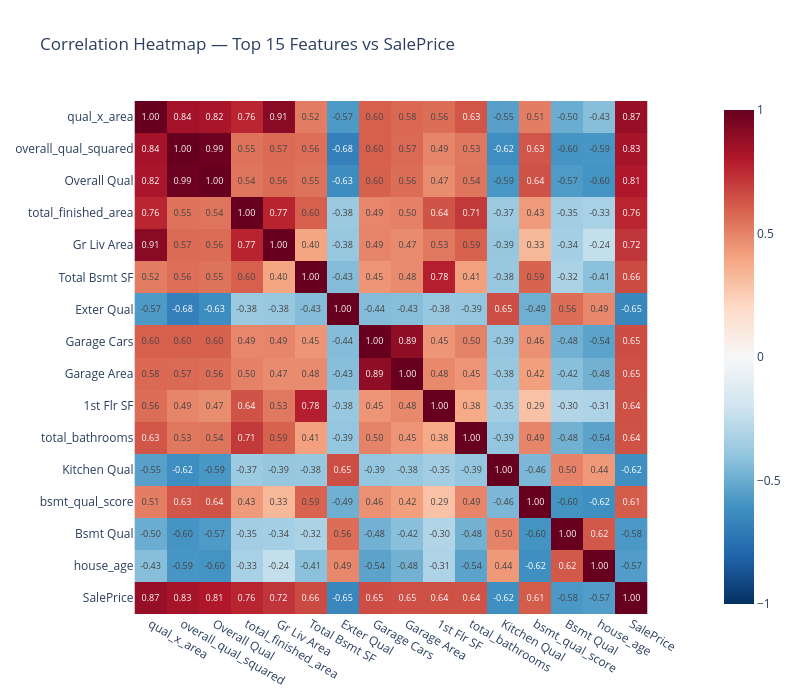

Source (notebook cell):
### Markdown cell above
### 6. Correlation Heatmap (Top 15 features)

### Code cell
numeric_df = df.select_dtypes(include=[np.number])
correlations = numeric_df.corr()["SalePrice"].drop("SalePrice").abs()
top_features = correlations.nlargest(15).index.tolist()

corr_matrix = numeric_df[top_features + ["SalePrice"]].corr()

fig = px.imshow(
    corr_matrix,
    title="Correlation Heatmap — Top 15 Features vs SalePrice",
    color_continuous_scale="RdBu_r",
    zmin=-1, zmax=1,
    text_auto=".2f"
)
fig.update_layout(width=800, height=700)
fig.show()

### Figure 1 — Plotly figure (JSON) as saved in the notebook; plotly's stock layout.template omitted (floating-point values rounded to 4 significant figures; data arrays with more than 128 entries replaced by an {"elided": "..."} marker saying what was removed)
{"data": [{"coloraxis": "coloraxis", "hovertemplate": "x: %{x}<br>y: %{y}<br>color: %{z}<extra></extra>", "name": "0", "texttemplate": "%{z:.2f}", "type": "heatmap", "x": ["qual_x_area", "overall_qual_squared", "Overall Qual", "total_finished_area", "Gr Liv Area", "Total Bsmt SF", "Exter Qual", "Garage Cars", "Garage Area", "1st Flr SF", "total_bathrooms", "Kitchen Qual", "bsmt_qual_score", "Bsmt Qual", "house_age", "SalePrice"], "xaxis": "x", "y": ["qual_x_area", "overall_qual_squared", "Overall Qual", "total_finished_area", "Gr Liv Area", "Total Bsmt SF", "Exter Qual", "Garage Cars", "Garage Area", "1st Flr SF", "total_bathrooms", "Kitchen Qual", "bsmt_qual_score", "Bsmt Qual", "house_age", "SalePrice"], "yaxis": "y", "z": {"elided": "16x16 float values"}}], "layout": {"coloraxis": {"cmax": 1, "cmin": -1, "colorscale": [[0, "rgb(5,48,97)"], [0.1, "rgb(33,102,172)"], [0.2, "rgb(67,147,195)"], [0.3, "rgb(146,197,222)"], [0.4, "rgb(209,229,240)"], [0.5, "rgb(247,247,247)"], [0.6, "rgb(253,219,199)"], [0.7, "rgb(244,165,130)"], [0.8, "rgb(214,96,77)"], [0.9, "rgb(178,24,43)"], [1, "rgb(103,0,31)"]]}, "height": 700, "title": {"text": "Correlation Heatmap — Top 15 Features vs SalePrice"}, "width": 800, "xaxis": {"anchor": "y", "constrain": "domain", "domain": [0, 1], "scaleanchor": "y"}, "yaxis": {"anchor": "x", "autorange": "reversed", "constrain": "domain", "domain": [0, 1]}}}
